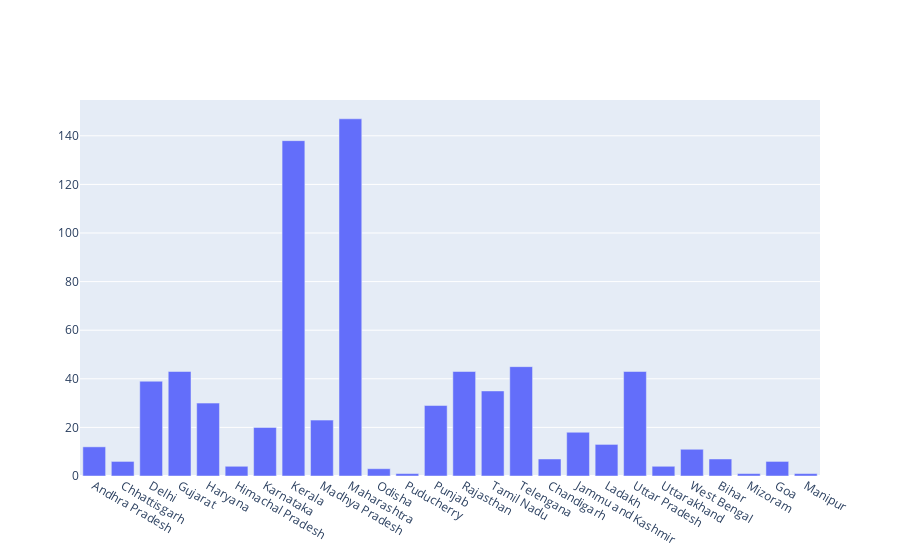

The cell this chart's notebook holds for it:
### Code cell
## object oriented way

fig1=go.Figure()
fig1.add_traces(go.Bar(x=df['Name of State / UT'],y=df['total cases']))

### Figure 1 — Plotly figure (JSON) as saved in the notebook; plotly's stock layout.template omitted (floating-point values rounded to 4 significant figures)
{"data": [{"type": "bar", "x": ["Andhra Pradesh", "Chhattisgarh", "Delhi", "Gujarat", "Haryana", "Himachal Pradesh", "Karnataka", "Kerala", "Madhya Pradesh", "Maharashtra", "Odisha", "Puducherry", "Punjab", "Rajasthan", "Tamil Nadu", "Telengana", "Chandigarh", "Jammu and Kashmir", "Ladakh", "Uttar Pradesh", "Uttarakhand", "West Bengal", "Bihar", "Mizoram", "Goa", "Manipur"], "y": [12, 6, 39, 43, 30, 4, 20, 138, 23, 147, 3, 1, 29, 43, 35, 45, 7, 18, 13, 43, 4, 11, 7, 1, 6, 1]}], "layout": {"autosize": true, "xaxis": {"autorange": true, "range": [-0.5, 25.5], "type": "category"}, "yaxis": {"autorange": true, "range": [0, 154.7], "type": "linear"}}}
